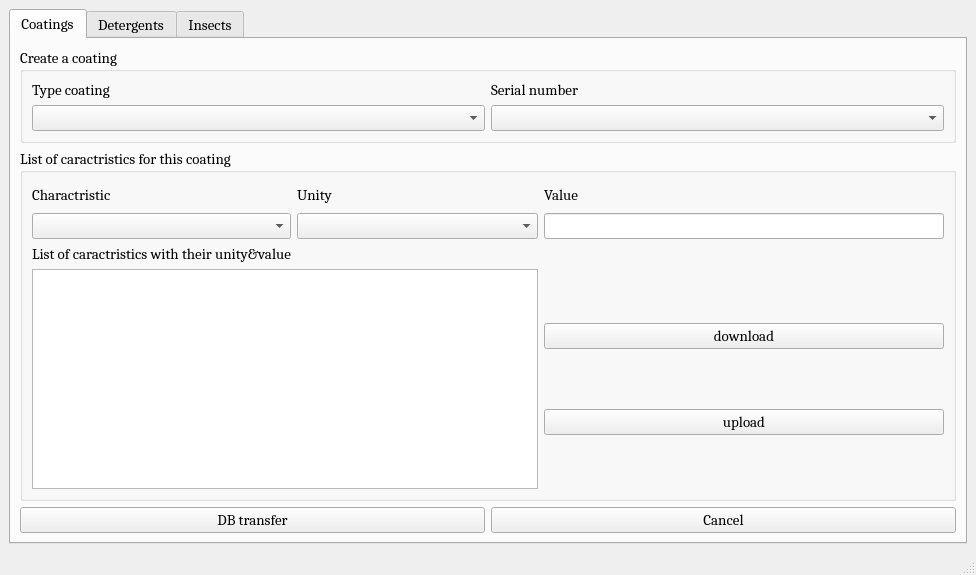
<?xml version="1.0" encoding="UTF-8"?>
<ui version="4.0">
 <class>MainWindow</class>
 <widget class="QMainWindow" name="MainWindow">
  <property name="geometry">
   <rect>
    <x>0</x>
    <y>0</y>
    <width>976</width>
    <height>561</height>
   </rect>
  </property>
  <property name="windowTitle">
   <string>Items to be tested</string>
  </property>
  <widget class="QWidget" name="centralwidget">
   <layout class="QVBoxLayout" name="verticalLayout">
    <item>
     <widget class="QTabWidget" name="tabWidget">
      <property name="font">
       <font>
        <family>Cambria</family>
        <pointsize>11</pointsize>
       </font>
      </property>
      <property name="currentIndex">
       <number>0</number>
      </property>
      <widget class="QWidget" name="tab_3">
       <attribute name="title">
        <string>Coatings</string>
       </attribute>
       <layout class="QVBoxLayout" name="verticalLayout_2">
        <item>
         <layout class="QGridLayout" name="gridLayout_4">
          <item row="3" column="0">
           <widget class="QPushButton" name="pushButton_12">
            <property name="font">
             <font>
              <family>Cambria</family>
              <pointsize>11</pointsize>
             </font>
            </property>
            <property name="text">
             <string>DB transfer</string>
            </property>
           </widget>
          </item>
          <item row="3" column="1">
           <widget class="QPushButton" name="pushButton_13">
            <property name="font">
             <font>
              <family>Cambria</family>
              <pointsize>11</pointsize>
             </font>
            </property>
            <property name="text">
             <string>Cancel</string>
            </property>
           </widget>
          </item>
          <item row="0" column="0" colspan="2">
           <widget class="QGroupBox" name="groupBox_14">
            <property name="font">
             <font>
              <family>Cambria</family>
              <pointsize>11</pointsize>
             </font>
            </property>
            <property name="title">
             <string>Create a coating</string>
            </property>
            <layout class="QGridLayout" name="gridLayout">
             <item row="0" column="0">
              <widget class="QLabel" name="label_22">
               <property name="maximumSize">
                <size>
                 <width>16777215</width>
                 <height>50</height>
                </size>
               </property>
               <property name="font">
                <font>
                 <family>Cambria</family>
                 <pointsize>11</pointsize>
                </font>
               </property>
               <property name="text">
                <string>Type coating</string>
               </property>
              </widget>
             </item>
             <item row="0" column="1">
              <widget class="QLabel" name="label_23">
               <property name="maximumSize">
                <size>
                 <width>16777215</width>
                 <height>25</height>
                </size>
               </property>
               <property name="font">
                <font>
                 <family>Cambria</family>
                 <pointsize>11</pointsize>
                </font>
               </property>
               <property name="text">
                <string>Serial number</string>
               </property>
              </widget>
             </item>
             <item row="1" column="0">
              <widget class="QComboBox" name="comboBox_11">
               <property name="font">
                <font>
                 <family>Cambria</family>
                 <pointsize>11</pointsize>
                </font>
               </property>
              </widget>
             </item>
             <item row="1" column="1">
              <widget class="QComboBox" name="comboBox_12">
               <property name="font">
                <font>
                 <family>Cambria</family>
                 <pointsize>11</pointsize>
                </font>
               </property>
              </widget>
             </item>
            </layout>
           </widget>
          </item>
          <item row="1" column="0" colspan="2">
           <widget class="QGroupBox" name="groupBox_15">
            <property name="minimumSize">
             <size>
              <width>0</width>
              <height>350</height>
             </size>
            </property>
            <property name="font">
             <font>
              <family>Cambria</family>
              <pointsize>11</pointsize>
             </font>
            </property>
            <property name="title">
             <string>List of caractristics for this coating</string>
            </property>
            <layout class="QGridLayout" name="gridLayout_2">
             <item row="0" column="0">
              <widget class="QLabel" name="label_26">
               <property name="minimumSize">
                <size>
                 <width>0</width>
                 <height>25</height>
                </size>
               </property>
               <property name="font">
                <font>
                 <family>Cambria</family>
                 <pointsize>11</pointsize>
                </font>
               </property>
               <property name="text">
                <string>Charactristic</string>
               </property>
              </widget>
             </item>
             <item row="0" column="1">
              <widget class="QLabel" name="label_25">
               <property name="minimumSize">
                <size>
                 <width>0</width>
                 <height>25</height>
                </size>
               </property>
               <property name="font">
                <font>
                 <family>Cambria</family>
                 <pointsize>11</pointsize>
                </font>
               </property>
               <property name="text">
                <string>Unity</string>
               </property>
              </widget>
             </item>
             <item row="0" column="2">
              <widget class="QLabel" name="label_27">
               <property name="font">
                <font>
                 <family>Cambria</family>
                 <pointsize>11</pointsize>
                </font>
               </property>
               <property name="text">
                <string>Value</string>
               </property>
              </widget>
             </item>
             <item row="1" column="0">
              <widget class="QComboBox" name="comboBox_14">
               <property name="font">
                <font>
                 <family>Cambria</family>
                 <pointsize>11</pointsize>
                </font>
               </property>
              </widget>
             </item>
             <item row="1" column="1">
              <widget class="QComboBox" name="comboBox_13">
               <property name="font">
                <font>
                 <family>Cambria</family>
                 <pointsize>11</pointsize>
                </font>
               </property>
              </widget>
             </item>
             <item row="1" column="2">
              <widget class="QLineEdit" name="lineEdit_8">
               <property name="maximumSize">
                <size>
                 <width>400</width>
                 <height>16777215</height>
                </size>
               </property>
               <property name="font">
                <font>
                 <family>Cambria</family>
                 <pointsize>11</pointsize>
                </font>
               </property>
              </widget>
             </item>
             <item row="2" column="0">
              <widget class="QLabel" name="label_24">
               <property name="font">
                <font>
                 <family>Cambria</family>
                 <pointsize>11</pointsize>
                </font>
               </property>
               <property name="text">
                <string>List of caractristics with their unity&amp;value</string>
               </property>
              </widget>
             </item>
             <item row="3" column="2">
              <layout class="QGridLayout" name="gridLayout_14">
               <item row="0" column="0">
                <widget class="QPushButton" name="pushButton_14">
                 <property name="font">
                  <font>
                   <family>Cambria</family>
                   <pointsize>11</pointsize>
                  </font>
                 </property>
                 <property name="text">
                  <string>download</string>
                 </property>
                </widget>
               </item>
               <item row="1" column="0">
                <widget class="QPushButton" name="pushButton_15">
                 <property name="font">
                  <font>
                   <family>Cambria</family>
                   <pointsize>11</pointsize>
                  </font>
                 </property>
                 <property name="text">
                  <string>upload</string>
                 </property>
                </widget>
               </item>
              </layout>
             </item>
             <item row="3" column="0" colspan="2">
              <widget class="QTableWidget" name="tableWidget_4">
               <property name="maximumSize">
                <size>
                 <width>16777215</width>
                 <height>16777215</height>
                </size>
               </property>
               <property name="font">
                <font>
                 <family>Cambria</family>
                 <pointsize>11</pointsize>
                </font>
               </property>
              </widget>
             </item>
            </layout>
           </widget>
          </item>
         </layout>
        </item>
       </layout>
      </widget>
      <widget class="QWidget" name="tab_4">
       <attribute name="title">
        <string>Detergents</string>
       </attribute>
       <layout class="QGridLayout" name="gridLayout_3">
        <item row="2" column="0">
         <widget class="QPushButton" name="pushButton_5">
          <property name="text">
           <string>DB transfer</string>
          </property>
         </widget>
        </item>
        <item row="2" column="1">
         <widget class="QPushButton" name="pushButton_6">
          <property name="text">
           <string>Cancel</string>
          </property>
         </widget>
        </item>
        <item row="1" column="0" colspan="2">
         <widget class="QGroupBox" name="groupBox_13">
          <property name="title">
           <string>List of caractristics for this detergent</string>
          </property>
          <layout class="QGridLayout" name="gridLayout_6">
           <item row="0" column="0">
            <widget class="QLabel" name="label_11">
             <property name="minimumSize">
              <size>
               <width>0</width>
               <height>25</height>
              </size>
             </property>
             <property name="text">
              <string>Charactristic</string>
             </property>
            </widget>
           </item>
           <item row="0" column="1">
            <widget class="QLabel" name="label_10">
             <property name="minimumSize">
              <size>
               <width>0</width>
               <height>25</height>
              </size>
             </property>
             <property name="text">
              <string>Unity</string>
             </property>
            </widget>
           </item>
           <item row="0" column="2">
            <widget class="QLabel" name="label_12">
             <property name="text">
              <string>Value</string>
             </property>
            </widget>
           </item>
           <item row="1" column="0">
            <widget class="QComboBox" name="comboBox_8"/>
           </item>
           <item row="1" column="1">
            <widget class="QComboBox" name="comboBox_7"/>
           </item>
           <item row="1" column="2">
            <widget class="QLineEdit" name="lineEdit_9">
             <property name="maximumSize">
              <size>
               <width>400</width>
               <height>16777215</height>
              </size>
             </property>
            </widget>
           </item>
           <item row="2" column="0" colspan="2">
            <widget class="QLabel" name="label_9">
             <property name="text">
              <string>List of caractristics with their unity&amp;value</string>
             </property>
            </widget>
           </item>
           <item row="3" column="0" colspan="2">
            <widget class="QTableWidget" name="tableWidget_2"/>
           </item>
           <item row="3" column="2">
            <layout class="QGridLayout" name="gridLayout_8">
             <item row="0" column="0">
              <widget class="QPushButton" name="pushButton_7">
               <property name="text">
                <string>Search</string>
               </property>
              </widget>
             </item>
             <item row="1" column="0">
              <widget class="QPushButton" name="pushButton_8">
               <property name="text">
                <string>Create</string>
               </property>
              </widget>
             </item>
            </layout>
           </item>
          </layout>
         </widget>
        </item>
        <item row="0" column="0" colspan="2">
         <widget class="QGroupBox" name="groupBox_12">
          <property name="title">
           <string>Create a detergent</string>
          </property>
          <layout class="QGridLayout" name="gridLayout_5">
           <item row="0" column="0">
            <widget class="QLabel" name="label_7">
             <property name="maximumSize">
              <size>
               <width>16777215</width>
               <height>50</height>
              </size>
             </property>
             <property name="text">
              <string>Detergent name</string>
             </property>
            </widget>
           </item>
           <item row="0" column="1">
            <widget class="QLabel" name="label_8">
             <property name="maximumSize">
              <size>
               <width>16777215</width>
               <height>25</height>
              </size>
             </property>
             <property name="text">
              <string>Detergent variant</string>
             </property>
            </widget>
           </item>
           <item row="1" column="0">
            <widget class="QComboBox" name="comboBox_5"/>
           </item>
           <item row="1" column="1">
            <widget class="QComboBox" name="comboBox_6"/>
           </item>
          </layout>
         </widget>
        </item>
       </layout>
      </widget>
      <widget class="QWidget" name="tab">
       <attribute name="title">
        <string>Insects</string>
       </attribute>
       <layout class="QVBoxLayout" name="verticalLayout_7">
        <item>
         <layout class="QGridLayout" name="gridLayout_9">
          <item row="1" column="0">
           <widget class="QPushButton" name="pushButton_9">
            <property name="text">
             <string>Cancel</string>
            </property>
           </widget>
          </item>
          <item row="1" column="1">
           <widget class="QPushButton" name="pushButton_10">
            <property name="text">
             <string>DB transfer</string>
            </property>
           </widget>
          </item>
          <item row="0" column="0" colspan="2">
           <widget class="QGroupBox" name="groupBox">
            <property name="title">
             <string>Insects</string>
            </property>
            <layout class="QVBoxLayout" name="verticalLayout_6">
             <item>
              <layout class="QGridLayout" name="gridLayout_10">
               <item row="2" column="5">
                <widget class="QLineEdit" name="lineEdit_6"/>
               </item>
               <item row="2" column="1">
                <widget class="QLineEdit" name="lineEdit"/>
               </item>
               <item row="1" column="2">
                <widget class="QLabel" name="label_19">
                 <property name="text">
                  <string>Flight altitude min(m)</string>
                 </property>
                </widget>
               </item>
               <item row="2" column="7">
                <widget class="QComboBox" name="comboBox_10">
                 <property name="minimumSize">
                  <size>
                   <width>0</width>
                   <height>0</height>
                  </size>
                 </property>
                </widget>
               </item>
               <item row="1" column="3">
                <widget class="QLabel" name="label_18">
                 <property name="text">
                  <string>Flight altitude max(m)</string>
                 </property>
                </widget>
               </item>
               <item row="1" column="0">
                <widget class="QLabel" name="label_21">
                 <property name="text">
                  <string>Name of insect</string>
                 </property>
                </widget>
               </item>
               <item row="1" column="4">
                <widget class="QLabel" name="label_16">
                 <property name="text">
                  <string>Length(mm)</string>
                 </property>
                </widget>
               </item>
               <item row="3" column="0" colspan="9">
                <widget class="QLabel" name="label_13">
                 <property name="text">
                  <string>List of insects</string>
                 </property>
                </widget>
               </item>
               <item row="2" column="4">
                <widget class="QLineEdit" name="lineEdit_5"/>
               </item>
               <item row="2" column="3">
                <widget class="QLineEdit" name="lineEdit_3"/>
               </item>
               <item row="1" column="7">
                <widget class="QLabel" name="label_14">
                 <property name="text">
                  <string>Hemolymphe</string>
                 </property>
                </widget>
               </item>
               <item row="4" column="0" colspan="9">
                <widget class="QTableWidget" name="tableWidget_3"/>
               </item>
               <item row="1" column="5">
                <widget class="QLabel" name="label_15">
                 <property name="text">
                  <string>Width</string>
                 </property>
                </widget>
               </item>
               <item row="2" column="2">
                <widget class="QLineEdit" name="lineEdit_2"/>
               </item>
               <item row="0" column="7">
                <layout class="QGridLayout" name="gridLayout_12"/>
               </item>
               <item row="2" column="6">
                <widget class="QLineEdit" name="lineEdit_7"/>
               </item>
               <item row="2" column="8">
                <widget class="QPushButton" name="pushButton_11">
                 <property name="text">
                  <string>Add</string>
                 </property>
                </widget>
               </item>
               <item row="2" column="0">
                <widget class="QComboBox" name="comboBox_9">
                 <property name="minimumSize">
                  <size>
                   <width>0</width>
                   <height>0</height>
                  </size>
                 </property>
                </widget>
               </item>
               <item row="1" column="6">
                <widget class="QLabel" name="label_28">
                 <property name="text">
                  <string>Thickness(mm)</string>
                 </property>
                </widget>
               </item>
               <item row="1" column="1">
                <widget class="QLabel" name="label_20">
                 <property name="text">
                  <string>Mass(g)</string>
                 </property>
                </widget>
               </item>
              </layout>
             </item>
            </layout>
           </widget>
          </item>
         </layout>
        </item>
       </layout>
      </widget>
     </widget>
    </item>
   </layout>
  </widget>
  <widget class="QStatusBar" name="statusbar"/>
 </widget>
 <resources/>
 <connections/>
</ui>
